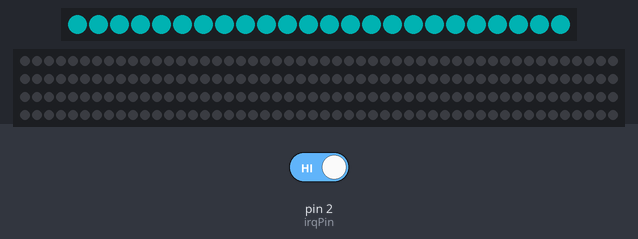
A sketch run on a simulated Arduino Uno, built with avr-gcc and run on an emulated ATmega328P. Shown: 24 RGB LEDs in strip order, left to right, 200 RGB LEDs in strip order, left to right, continuing on the next row. The test bench sets the inputs (shaded band); at power-on: pin 2 (irqPin) HIGH. Dim RGB values are drawn brighter than linear.

Above: at 1.2 s.
1.3 s: pin 2 (irqPin) driven LOW
Timing chart, 0 to 4.3 s (numbered marks = the images above; inputs shaded):
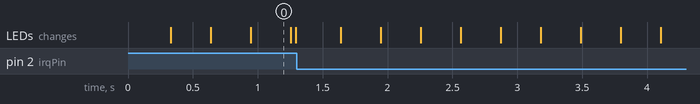

The sketch:

Arduino_FINAL.ino
```cpp
#include <SPI.h>
#include "PN532_SPI.h"
#include "PN532.h"
#include "NfcAdapter.h"
#include <Adafruit_NeoPixel.h>


//LED
#define PIN 5
#define PIN2 6

Adafruit_NeoPixel strip = Adafruit_NeoPixel(24, PIN, NEO_GRB + NEO_KHZ800);
Adafruit_NeoPixel strip1 = Adafruit_NeoPixel(200, PIN2, NEO_GRB + NEO_KHZ800);

float min = 0, max = 200, current = 0, step = 0.6;

int ledvar = 1;


// FLAG_NONE used to signal nothing needs to be done
#define FLAG_NONE 0
// FLAG_IRQ_TRIGGERED used to signal an interrupt trigger
#define FLAG_IRQ_TRIGGERED 1
// FLAG_RESET_IRQ used to signal that the interrupt needs to be reset
#define FLAG_RESET_IRQ 2
// flags variable used to store the present flag
volatile int flags = FLAG_NONE;

String const Tag1 = "E7 87 41 AF", Tag2 = "27 A8 41 AF", Tag3 = "87 08 0A AF";


// the interrupt we'll be using (interrupt 0) is located at digital pin 2
int const irqPin = 2; // interrupt pin

PN532_SPI interface(SPI, 10); // create a SPI interface for the shield with the SPI CS terminal at digital pin 10

NfcAdapter nfc = NfcAdapter(interface); // create an NFC adapter object

String scannedUID = ""; // this is where we'll store the scanned tag's UID

void setup(void) {
  // make LED pins outputs

  strip.begin();
  strip1.begin();
  strip.show(); // initialize all pixels to "off"
  strip1.show();

  Serial.begin(115200); // start serial comm
 // Serial.println("NDEF Reader");
  nfc.begin(); // begin NFC comm


  // attach the function "irq" to interrupt 0 on the falling edges
  attachInterrupt(0, irq, FALLING); // digital pin 2 is interrupt 0, we'll call the irq function (below) on the falling edge of this pin
}

void loop(void) {
  int flag = getFlag(); // get the present flag

  current += step;

  if (current > max || current < min) {
    step *= -1;
  }

  if ( ledvar == 1)
  {
   // Serial.println(current);
    uint16_t i, j;
    for (i = 0; i < strip.numPixels(); i++) {
      strip.setPixelColor(i, 0, current, current);
    }
   strip.show();
   strip1.show();
  }

  if ( ledvar == 2)
  {
  //  Serial.println(current);
    uint16_t i, j;
     for (i = 0; i < strip.numPixels(); i++) {
      strip.setPixelColor(i, 0, 0, 0);
    }
    for (i = 0; i < strip1.numPixels(); i++) {
      strip1.setPixelColor(i, 0, current, current);
    }
    strip.show();
    strip1.show();
  }


  switch (flag) // check which flag/signal we are on
  {
    case FLAG_NONE:
      // nothing needs to be done
      break;
    case FLAG_IRQ_TRIGGERED: // the interrupt pin has been triggered
      //Serial.println("Interrupt Triggered");
      if (nfc.tagPresent())
      {
        // an NFC tag is present
        NfcTag tag = nfc.read(); // read the NFC tag
        scannedUID = tag.getUidString(); // get the NFC tag's UID
        if (Tag1.compareTo(scannedUID) == 0) // compare the NFC tag's UID with the correct tag's UID (a match exists when compareTo returns 0)
        {
          // the scanned NFC tag matches the saved myUID value
          Serial.println("1");
          ledvar = 2;
          // put your here to trigger the unlocking mechanism (e.g. motor, transducer)
        } else if (Tag2.compareTo(scannedUID) == 0) {
          // the scanned NFC tag's UDI does not match the myUID value
          Serial.println("2");
          ledvar = 2;
          // DO NOT UNLOCK! an incorrect NFC tag was used.
          // put your code here to trigger an alarm (e.g. buzzard, speaker) or do something else
        } else if (Tag3.compareTo(scannedUID) == 0) {
          // the scanned NFC tag's UDI does not match the myUID value
          Serial.println("3");
          ledvar = 2;
          // DO NOT UNLOCK! an incorrect NFC tag was used.
          // put your code here to trigger an alarm (e.g. buzzard, speaker) or do something else
        }
        // return to the original state
        setFlag(FLAG_NONE);
        reset_PN532_IRQ_pin();
      } else {
        // a tag was not present (the IRQ was triggered by some other action)
        setFlag(FLAG_NONE);
      }
      break;
    default:
      // do any other stuff for flags not handled above
      break;
  }
}

/*
  Name: setFlat
  Description: used to set actions/flags to be executed in the loop(void) function
  Parameters:
         int flag - the action/flag to store
  Returns: void
*/
void setFlag(int flag)
{
  flags = flag;
}

/*
  Name: getFlag
  Description: used to get the present flag/action
  Parameters: void
  Returns: int - the flags variable. The action/flag set by setFlag
*/
int getFlag()
{
  return flags;
}

/*
  Name: irq
  Description: Interrupt service routine (ISR). This function will be executed whenever there is a falling edge on digital pin 2 (the interrupt 0 pin)
  Parameters: void
  Returns: void
*/
void irq()
{
  if (getFlag() == FLAG_NONE) {
    setFlag(FLAG_IRQ_TRIGGERED);
  }
}
/*
  Name: reset_PN532_IRQ_pin
  Description: used to reset the PN532 interrupt request (IRQ) pin
  Parameters: void
  Returns: void
*/
void reset_PN532_IRQ_pin()
{
  nfc.tagPresent();
}
```
